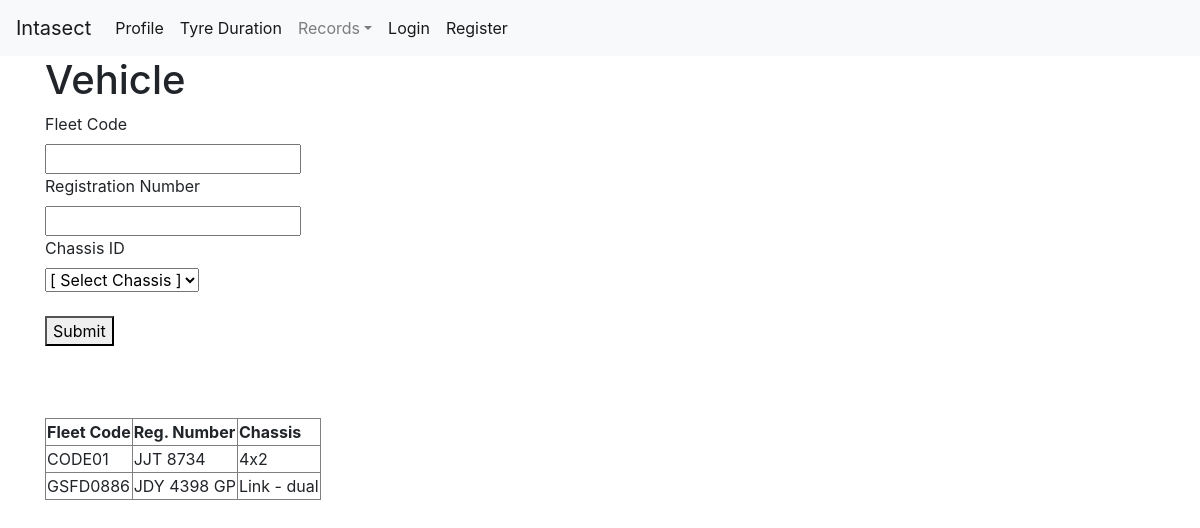
Page /vehicles on the committed database.
### tables this page shows
CREATE TABLE VEHICLES (
VEHICLEID INTEGER PRIMARY KEY NOT NULL,
FLEETCODE VARCHAR(15) NOT NULL,
REGNUMBER VARCHAR(15) NOT NULL,
CHASSISID INTEGER
);

CREATE TABLE CHASSISTYPES (
CHASSISID INTEGER PRIMARY KEY NOT NULL,
NAME VARCHAR(20) NOT NULL
);

### app.py (the view)
@app.route('/vehicles', methods=['POST', 'GET'])
def vehicles():
    context = {}
    if request.method == 'POST':
        fleet_code = request.form['fleet_code']
        regnumber = request.form['regnumber']
        chassisid = request.form['chassisid']
        functions.insert_vehicle_data(DB_FILENAME, fleet_code, regnumber, chassisid)
        return redirect(url_for('vehicles'))
    if request.method == 'GET':
        context['chassis_data'] = functions.select_chassis_type_data(DB_FILENAME)
        context['vehicle_data'] = functions.select_vehicle_data(DB_FILENAME)
    return render_template('vehicles.html', **context)

### sql/functions.py (called while the page is built)
def select_chassis_type_data(db_file):
    conn = sqlite3.connect(db_file)
    cur = conn.cursor()
    cur.execute(select_chassis_type_statement)
    rows = cur.fetchall()
    return rows

def select_vehicle_data(db_file):
    conn = sqlite3.connect(db_file)
    cur = conn.cursor()
    cur.execute(select_vehicle_data_statement)
    rows = cur.fetchall()
    return rows

### templates/vehicles.html (shortened to what this page needs)
{% extends 'base.html' %}
{% block content %}
<h1>{% block title %} Vehicle {% endblock %}</h1>
<div>
    <form method="post">
        <label for="fleet_code">Fleet Code</label>
        <br>
        <input type="text" name="fleet_code" placeholder="" value=""></input>
        <br>
        <label for="regnumber">Registration Number</label>
        <br>
        <input type="text" name="regnumber" placeholder="" value=""></input>
        <br>
        <label for="chassisid">Chassis ID</label>
        <br>
        <select name="chassisid">
            <option>[ Select Chassis ]</option>
        </select>
        <br>
        <br>
        <button type="submit">Submit</button>
    </form>
</div>
<br>
<br>
<br>
<div>
    <table border="1">
        <tr>
        <th>Fleet Code</th>
        <th>Reg. Number</th>
        <th>Chassis</th>
        </tr>
        {% for vehicle in vehicle_data %}
        <tr>
            <td>{{ vehicle[1] }}</td>
            <td>{{ vehicle[2] }}</td>
            <td>{{ vehicle[3] }}</td>
        </tr>
        {% endfor %}
    </table>
</div>
{% endblock content %}

### rows in the picture
VEHICLES: FLEETCODE "CODE01", REGNUMBER "JJT 8734", NAME "4x2"
VEHICLES: FLEETCODE "GSFD0886", REGNUMBER "JDY 4398 GP", NAME "Link - dual"
